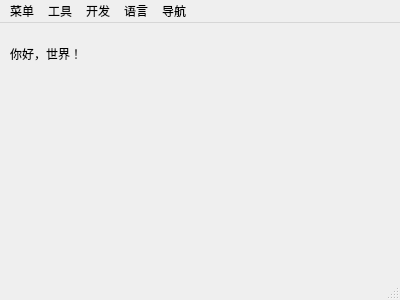
<?xml version="1.0" encoding="UTF-8"?>
<ui version="4.0">
 <class>MainWindow</class>
 <widget class="QMainWindow" name="MainWindow">
  <property name="geometry">
   <rect>
    <x>0</x>
    <y>0</y>
    <width>400</width>
    <height>300</height>
   </rect>
  </property>
  <property name="windowTitle">
   <string>MainWindow</string>
  </property>
  <widget class="QWidget" name="centralWidget">
   <widget class="QLabel" name="label">
    <property name="geometry">
     <rect>
      <x>10</x>
      <y>10</y>
      <width>261</width>
      <height>41</height>
     </rect>
    </property>
    <property name="styleSheet">
     <string notr="true">font: 16pt &quot;微软雅黑&quot;;</string>
    </property>
    <property name="text">
     <string>你好，世界！</string>
    </property>
   </widget>
  </widget>
  <widget class="QMenuBar" name="menuBar">
   <property name="geometry">
    <rect>
     <x>0</x>
     <y>0</y>
     <width>400</width>
     <height>23</height>
    </rect>
   </property>
   <widget class="QMenu" name="menu">
    <property name="title">
     <string>语言</string>
    </property>
    <addaction name="actionzhongwen"/>
    <addaction name="actionenglish"/>
    <addaction name="actionjapanese"/>
    <addaction name="actionrussian"/>
   </widget>
   <widget class="QMenu" name="menu_2">
    <property name="title">
     <string>菜单</string>
    </property>
   </widget>
   <widget class="QMenu" name="menu_3">
    <property name="title">
     <string>工具</string>
    </property>
   </widget>
   <widget class="QMenu" name="menu_4">
    <property name="title">
     <string>开发</string>
    </property>
   </widget>
   <widget class="QMenu" name="menu_5">
    <property name="title">
     <string>导航</string>
    </property>
   </widget>
   <addaction name="menu_2"/>
   <addaction name="menu_3"/>
   <addaction name="menu_4"/>
   <addaction name="menu"/>
   <addaction name="menu_5"/>
  </widget>
  <widget class="QStatusBar" name="statusBar"/>
  <action name="actionenglish">
   <property name="text">
    <string>英语</string>
   </property>
  </action>
  <action name="actionjapanese">
   <property name="text">
    <string>日语</string>
   </property>
  </action>
  <action name="actionrussian">
   <property name="text">
    <string>俄语</string>
   </property>
  </action>
  <action name="actionzhongwen">
   <property name="text">
    <string>中文</string>
   </property>
  </action>
 </widget>
 <layoutdefault spacing="6" margin="11"/>
 <resources/>
 <connections/>
</ui>
